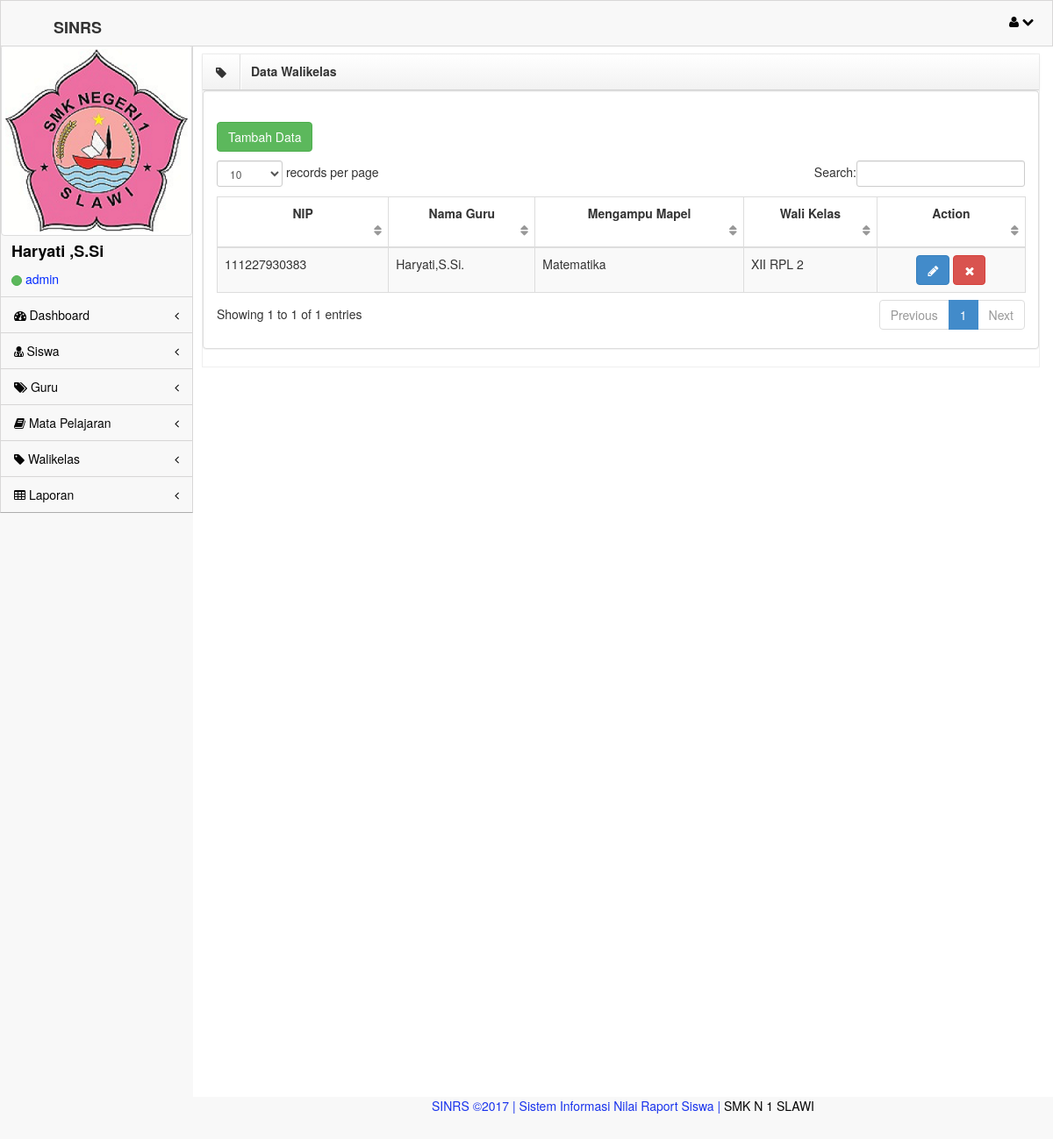
The page /admin/walas.php (signed in) on the database its author committed.
### tables this page shows
CREATE TABLE IF NOT EXISTS `user` (
  `id` int(11) NOT NULL AUTO_INCREMENT,
  `id_guru` varchar(20) NOT NULL,
  `nama_lengkap` varchar(50) NOT NULL,
  `username` varchar(20) NOT NULL,
  `password` text NOT NULL,
  `hak_akses` varchar(20) NOT NULL,
  `kd_mapel` varchar(20) NOT NULL,
  PRIMARY KEY (`id`)
);

CREATE TABLE IF NOT EXISTS `walas` (
  `id_walas` int(11) NOT NULL AUTO_INCREMENT,
  `id_guru` varchar(20) NOT NULL,
  `kd_mapel` varchar(30) NOT NULL,
  `walas` varchar(20) NOT NULL,
  PRIMARY KEY (`id_walas`)
);

CREATE TABLE IF NOT EXISTS `guru` (
  `id_guru` int(11) NOT NULL AUTO_INCREMENT,
  `nip` varchar(30) NOT NULL,
  `nama` varchar(30) NOT NULL,
  `tempat_lhr` varchar(20) NOT NULL,
  `tanggal_lhr` date NOT NULL,
  `jk` varchar(15) NOT NULL,
  `agama` varchar(20) NOT NULL,
  `alamat` text NOT NULL,
  `kd_mapel` varchar(20) NOT NULL,
  PRIMARY KEY (`id_guru`)
);

CREATE TABLE IF NOT EXISTS `mapel` (
  `kd_mapel` varchar(5) NOT NULL,
  `mapel` varchar(30) NOT NULL,
  PRIMARY KEY (`kd_mapel`)
);

### admin/walas.php (the view, shortened to what this page needs)
<!DOCTYPE html>
 <html lang="en">
<head>
    <link rel="stylesheet" href="assets/plugins/bootstrap/css/bootstrap.css" />
    <link rel="stylesheet" href="assets/css/main.css" />
    <link rel="stylesheet" href="assets/css/theme.css" />
    <link rel="stylesheet" href="assets/css/MoneAdmin.css" />
    <link rel="stylesheet" href="assets/plugins/Font-Awesome/css/font-awesome.css" />
   <link href="assets/plugins/dataTables/dataTables.bootstrap.css" rel="stylesheet" />
</head>
<body class="padTop53 " >
    <?php
  if($_SESSION['admin'])
    {
        ?>
    <div id="wrap" >
        <div id="top">
            <nav class="navbar navbar-inverse navbar-fixed-top " style="padding-top: 10px;">
                <header class="navbar-header">
                    <h4><b>SINRS</b></h4>
                </header>
                <ul class="nav navbar-top-links navbar-right">
                    <li class="dropdown">
                        <a class="dropdown-toggle" data-toggle="dropdown" href="#">
                            <i class="icon-user "></i> <i class="icon-chevron-down "></i>
                        </a>
                    </li>
                </ul>
            </nav>
        </div>
<?php
include"menu.php";
?>
        <div id='content'>
            <div class='inner'>
                 <div class='row'>
                        <div class='col-lg-12'>
                            <div class='box'>
                                <header>
                                    <div class='icons'><i class='icon-tag'></i></div>
                                    <h5>Data Walikelas</h5>
                                </header>
                <div class='row'>
                <div class='col-lg-12'>
                    <div class='panel panel-default'>
                        <div id='collapseOne' class='accordion-body collapse in body'>
                        </div>
                        <div class='panel-body'>
                         <p><a href='formwalas.php'><button class='btn btn-success'> Tambah Data </button></a></p>
                            <div class='table-responsive'>
                                <table class='table table-striped table-bordered table-hover' id='dataTables-example'>
                                    <thead>
                                        <tr>
                                            <th><div align='center'>NIP</th></div>
                                            <th><div align='center'>Nama Guru</th></div>
                                            <th><div align='center'>Mengampu Mapel</th></div>
                                            <th><div align='center'>Wali Kelas</th></div>
                                            <th><div align='center'>Action</th></div>
                                    <tbody>
                                        <?php
                                    $tampil="SELECT walas.id_walas,walas.id_guru,guru.nip,guru.nama,mapel.mapel,walas.walas FROM walas INNER JOIN guru ON walas.id_guru=guru.id_guru INNER JOIN mapel ON walas.kd_mapel=mapel.kd_mapel";
                                    $hasil = mysql_query($tampil);
                                    while($data = mysql_fetch_array($hasil))
                                    {
                                    $nip= $data['nip'];
                                    $nama_walas= $data['nama'];
                                    $mapel= $data['mapel'];
                                    $walas= $data['walas'];
                                    echo"<tr>
                                          <td>$nip</td>
                                          <td>$nama_walas</td>
                                          <td>$mapel</td>
                                          <td>$walas</td>
                                          <td><div align='center'><a href='formeditwalas.php?id_walas=$data[id_walas]'><button class='btn btn-primary'>                                               <i class='icon-pencil icon-white'></i></button></a> <a href='hapuswalas.php?id_walas=$data[id_walas]'><button class='btn btn-danger'><i class='icon-remove icon-white'></i></button></a></td></div>
                                        </tr>"; ?>
                                   <?php } ?>
                           </div>
                        </div>
                    </div>
                </div>
            </div>
  <?php include"footer2.php" ?>
   <?php
     }
 else{
    echo"<script>window.alert('Maaf Anda Harus Login Dulu !!!')
    window.location='../index.php'</script>";
}
?>

### admin/menu.php (shortened to what this page needs)
       <div id="left" >
            <div class="media user-media well-small">
                    <img class="media-object img-thumbnail user-img" alt="User Picture" src="assets/img/smean.PNG" />
             <div class="media-body">
                <?php
                  if(@$_SESSION['admin']) {
                    $userlogin=@$_SESSION['admin'];
                   }else if(@$_SESSION['guru']){
                    $userlogin=@$_SESSION['guru'];
                    }else if(@$_SESSION['walikelas']) {
                    $userlogin=@$_SESSION['walikelas'];
                }
                $sql=mysql_query("SELECT * FROM `user` WHERE id='$userlogin'") or die(mysql_error());
                $cek   =mysql_fetch_array($sql);
                ?>
                    <h5 class="media-heading"><?php echo $cek['nama_lengkap'];?> </h5>
                    <ul class="list-unstyled user-info">
                        <li>
                             <a class="btn btn-success btn-xs btn-circle" style="width: 10px;height: 12px;"></a> <?php echo $cek['hak_akses'];?>
                        </li>
                    </ul>
                </div>
                <br />
            </div>
            <ul id="menu" class="collapse">
                <li class="panel ">
                    <a href="index.php" data-parent="#menu" data-toggle="collapse" class="accordion-toggle" data-target="#component-nav">
                        <i class=" icon-dashboard"> </i> Dashboard
                        <span class="pull-right">
                          <i class="icon-angle-left"></i>
                        </span>
                    </a>
                </li>
                <li class="panel ">
                    <a href="siswa.php" data-parent="#menu" data-toggle="collapse" class="accordion-toggle" data-target="#DDL-nav">
                        <i class=" icon-user-md"> </i> Siswa
                        <span class="pull-right">
                          <i class="icon-angle-left"></i>
                        </span>
                    </a>
                </li>
                <li class="panel ">
                    <a href="guru.php" data-parent="#menu" data-toggle="collapse" class="accordion-toggle collapsed" data-target="#form-nav">
                        <i class="icon-tags"></i> Guru
                        <span class="pull-right">
                            <i class="icon-angle-left"></i>
                        </span>
                    </a>
                </li>
                <li class="panel">
                    <a href="mapel.php" data-parent="#menu" data-toggle="collapse" class="accordion-toggle" data-target="#chart-nav">
                        <i class="icon-book"></i> Mata Pelajaran
                        <span class="pull-right">
                            <i class="icon-angle-left"></i>
                        </span>
                    </a>
                </li>
                <li class="panel">
                    <a href="walas.php" data-parent="#menu" data-toggle="collapse" class="accordion-toggle" data-target="#DDL-nav">
                        <i class=" icon-tag"></i> Walikelas
                        <span class="pull-right">
                            <i class="icon-angle-left"></i>
                        </span>
                    </a>
                </li>
                <li class="panel">
                     <a href="#" data-parent="#menu" data-toggle="collapse" class="accordion-toggle" data-target="#component-nav">
                        <i class=" icon-table"></i> Laporan
                        <span class="pull-right">
                            <i class="icon-angle-left"></i>
                        </span>
                    </a>
                </li>
            </ul>
</div>

### assets/css/MoneAdmin.css (style rules this page uses)
body { background-color: #f8f8f8; }
.navbar-top-links li { display: inline-block; }
.navbar-top-links li:last-child { margin-right: 15px; }
.navbar-top-links li a { padding: 15px; border:1px solid #f8f8f8; padding:2px 5px 2px 5px; background-color:#f8f8f8; }
table.dataTable thead .sorting, table.dataTable thead .sorting_asc:after, table.dataTable thead .sorting_desc, table.dataTable thead .sorting_asc_disabled, table.dataTable thead .sorting_desc_disabled { background: transparent; }
table.dataTable thead .sorting_asc:after { content: "\f0de"; float: right; font-family: fontawesome; }
table.dataTable thead .sorting:after { content: "\f0dc"; float: right; font-family: fontawesome; color: rgba(50,50,50,.5); }
.btn-circle { width: 30px; height: 30px; padding: 6px 0; border-radius: 15px; text-align: center; font-size: 12px; line-height: 1.428571429; }

### rows shown on the page
user: nama_lengkap "Haryati ,S.Si", hak_akses "admin"
walas: id_guru.nip "111227930383", id_guru.nama "Haryati,S.Si.", kd_mapel.mapel "Matematika", walas "XII RPL 2"
